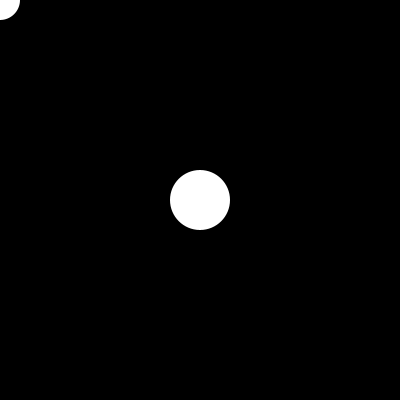
Frame 1 (no input)
Frame 60 (the mouse pressed at the canvas centre just before this capture): identical to frame 1, image omitted
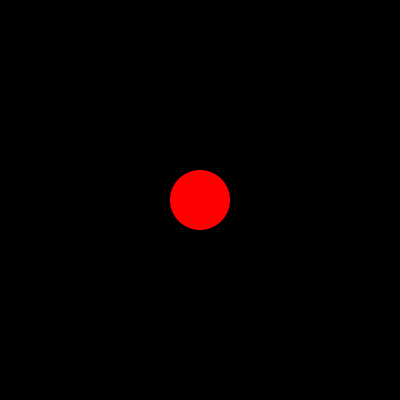
Frame 120 (the mouse held since frame 60 and released just before this capture)

The Processing sketch that drew these frames (run headless with seeded random() and noise(); from frame 60 on, the mouse is pressed at the canvas centre):

// Processing sketch: processing_49289
// ── processing_49289.pde

Circle myCircle1 = new Circle(200,200,20); 
Circle myCircle2 = new Circle(200,200,30); 

void setup() { 
    size(400,400); 
    noStroke(); 
}

void draw() { 
    
    background(0); 
    
    myCircle1.x = mouseX; 
    myCircle1.y = mouseY; 
    
    // if the distance between the centre points of both circles is
    // less than the radius of the two circles added together, then
    // the circles must be overlapping. 
    
    if(dist(myCircle1.x, myCircle1.y, myCircle2.x, myCircle2.y) < myCircle1.r + myCircle2.r) { 
        fill(255,0,0); 
    } else { 
        fill(255); 
    }
   
    myCircle1.render(); 
    myCircle2.render(); 
    
}

class Circle { 

    float x; 
    float y; 
    // the Circle radius
    float r; 

    Circle(float xpos, float ypos, float radius) { 
        x = xpos; 
        y = ypos; 
        r = radius;
    
    
    }
    
    void render() { 
    
        ellipse(x,y,r*2, r*2); 
    }             
}               
